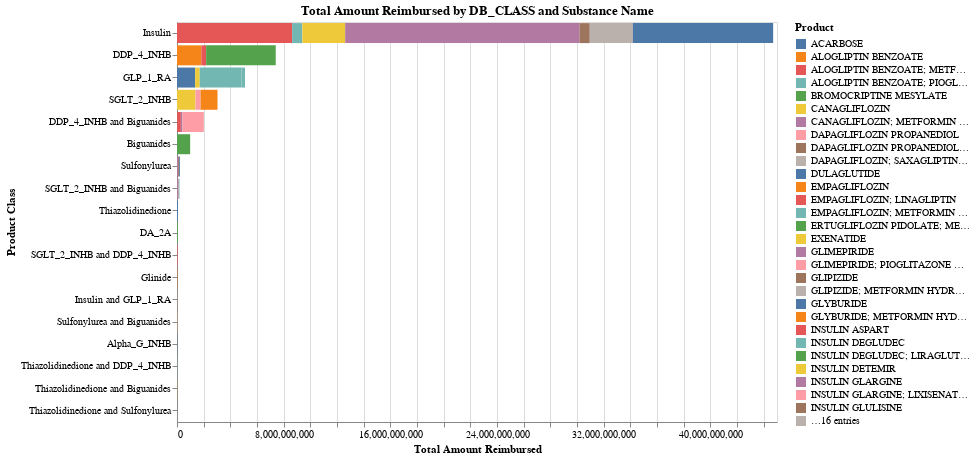

Source (notebook cell):
### Code cell
stackbar_chart = alt.Chart(df_agg_reim ).mark_bar().encode(
    x=alt.X('sum(total_amount_reimbursed):Q', title='Total Amount Reimbursed'),
    y=alt.Y('DB_CLASS', title='Product Class',sort='-x'),
    color=alt.Color('SUBSTANCENAME:N', title='Product'),
).properties(
    width=600,  # Adjust the width of the chart as needed
    height=400,  # Adjust the height of the chart as needed
    title='Total Amount Reimbursed by DB_CLASS and Substance Name'
)

stackbar_chart

### Figure 1 — Vega-Lite specification as saved in the notebook (floating-point values rounded to 4 significant figures)
{"config": {"view": {"continuousWidth": 300, "continuousHeight": 300}}, "data": {"name": "data-d10e1009ce47b855ba4bdbdae149a11e"}, "mark": {"type": "bar"}, "encoding": {"color": {"field": "SUBSTANCENAME", "title": "Product", "type": "nominal"}, "x": {"aggregate": "sum", "field": "total_amount_reimbursed", "title": "Total Amount Reimbursed", "type": "quantitative"}, "y": {"field": "DB_CLASS", "sort": "-x", "title": "Product Class", "type": "nominal"}}, "height": 400, "title": "Total Amount Reimbursed by DB_CLASS and Substance Name", "width": 600, "$schema": "https://vega.github.io/schema/vega-lite/v5.14.1.json", "datasets": {"data-d10e1009ce47b855ba4bdbdae149a11e": [{"SUBSTANCENAME": "ACARBOSE", "DB_CLASS": "Alpha_G_INHB", "total_amount_reimbursed": 16960000.0}, {"SUBSTANCENAME": "ALOGLIPTIN BENZOATE", "DB_CLASS": "DDP_4_INHB", "total_amount_reimbursed": 299200000.0}, {"SUBSTANCENAME": "ALOGLIPTIN BENZOATE; METFORMIN HYDROCHLORIDE", "DB_CLASS": "DDP_4_INHB and Biguanides", "total_amount_reimbursed": 59790000.0}, {"SUBSTANCENAME": "ALOGLIPTIN BENZOATE; PIOGLITAZONE HYDROCHLORIDE", "DB_CLASS": "Thiazolidinedione and DDP_4_INHB", "total_amount_reimbursed": 16680000.0}, {"SUBSTANCENAME": "BROMOCRIPTINE MESYLATE", "DB_CLASS": "DA_2A", "total_amount_reimbursed": 56020000.0}, {"SUBSTANCENAME": "CANAGLIFLOZIN", "DB_CLASS": "SGLT_2_INHB", "total_amount_reimbursed": 1386000000.0}, {"SUBSTANCENAME": "CANAGLIFLOZIN; METFORMIN HYDROCHLORIDE", "DB_CLASS": "SGLT_2_INHB and Biguanides", "total_amount_reimbursed": 105800000.0}, {"SUBSTANCENAME": "DAPAGLIFLOZIN PROPANEDIOL", "DB_CLASS": "SGLT_2_INHB", "total_amount_reimbursed": 382700000.0}, {"SUBSTANCENAME": "DAPAGLIFLOZIN PROPANEDIOL; METFORMIN HYDROCHLORIDE", "DB_CLASS": "SGLT_2_INHB and Biguanides", "total_amount_reimbursed": 25800000.0}, {"SUBSTANCENAME": "DAPAGLIFLOZIN; SAXAGLIPTIN HYDROCHLORIDE", "DB_CLASS": "SGLT_2_INHB and DDP_4_INHB", "total_amount_reimbursed": 190600.0}, {"SUBSTANCENAME": "DULAGLUTIDE", "DB_CLASS": "GLP_1_RA", "total_amount_reimbursed": 1360000000.0}, {"SUBSTANCENAME": "EMPAGLIFLOZIN", "DB_CLASS": "SGLT_2_INHB", "total_amount_reimbursed": 1270000000.0}, {"SUBSTANCENAME": "EMPAGLIFLOZIN; LINAGLIPTIN", "DB_CLASS": "SGLT_2_INHB and DDP_4_INHB", "total_amount_reimbursed": 42390000.0}, {"SUBSTANCENAME": "EMPAGLIFLOZIN; METFORMIN HYDROCHLORIDE", "DB_CLASS": "SGLT_2_INHB and Biguanides", "total_amount_reimbursed": 52710000.0}, {"SUBSTANCENAME": "ERTUGLIFLOZIN PIDOLATE; METFORMIN HYDROCHLORIDE", "DB_CLASS": "Biguanides", "total_amount_reimbursed": 7351000.0}, {"SUBSTANCENAME": "EXENATIDE", "DB_CLASS": "GLP_1_RA", "total_amount_reimbursed": 344200000.0}, {"SUBSTANCENAME": "GLIMEPIRIDE", "DB_CLASS": "Sulfonylurea", "total_amount_reimbursed": 82390000.0}, {"SUBSTANCENAME": "GLIMEPIRIDE; PIOGLITAZONE HYDROCHLORIDE", "DB_CLASS": "Thiazolidinedione and Sulfonylurea", "total_amount_reimbursed": 4196000.0}, {"SUBSTANCENAME": "GLIPIZIDE", "DB_CLASS": "Sulfonylurea", "total_amount_reimbursed": 76730000.0}, {"SUBSTANCENAME": "GLIPIZIDE; METFORMIN HYDROCHLORIDE", "DB_CLASS": "Sulfonylurea and Biguanides", "total_amount_reimbursed": 27820000.0}, {"SUBSTANCENAME": "GLYBURIDE", "DB_CLASS": "Sulfonylurea", "total_amount_reimbursed": 64360000.0}, {"SUBSTANCENAME": "GLYBURIDE; METFORMIN HYDROCHLORIDE", "DB_CLASS": "Sulfonylurea and Biguanides", "total_amount_reimbursed": 10430000.0}, {"SUBSTANCENAME": "INSULIN ASPART", "DB_CLASS": "Insulin", "total_amount_reimbursed": 8635000000.0}, {"SUBSTANCENAME": "INSULIN DEGLUDEC", "DB_CLASS": "Insulin", "total_amount_reimbursed": 762600000.0}, {"SUBSTANCENAME": "INSULIN DEGLUDEC; LIRAGLUTIDE", "DB_CLASS": "Insulin and GLP_1_RA", "total_amount_reimbursed": 19440000.0}, {"SUBSTANCENAME": "INSULIN DETEMIR", "DB_CLASS": "Insulin", "total_amount_reimbursed": 3214000000.0}, {"SUBSTANCENAME": "INSULIN GLARGINE", "DB_CLASS": "Insulin", "total_amount_reimbursed": 17590000000.0}, {"SUBSTANCENAME": "INSULIN GLARGINE; LIXISENATIDE", "DB_CLASS": "Insulin and GLP_1_RA", "total_amount_reimbursed": 19230000.0}, {"SUBSTANCENAME": "INSULIN GLULISINE", "DB_CLASS": "Insulin", "total_amount_reimbursed": 761300000.0}, {"SUBSTANCENAME": "INSULIN HUMAN", "DB_CLASS": "Insulin", "total_amount_reimbursed": 3231000000.0}, {"SUBSTANCENAME": "INSULIN LISPRO", "DB_CLASS": "Insulin", "total_amount_reimbursed": 10520000000.0}, {"SUBSTANCENAME": "LINAGLIPTIN", "DB_CLASS": "DDP_4_INHB", "total_amount_reimbursed": 1527000000.0}, {"SUBSTANCENAME": "LINAGLIPTIN; METFORMIN HYDROCHLORIDE", "DB_CLASS": "DDP_4_INHB and Biguanides", "total_amount_reimbursed": 230500000.0}, {"SUBSTANCENAME": "LIRAGLUTIDE", "DB_CLASS": "GLP_1_RA", "total_amount_reimbursed": 3121000000.0}, {"SUBSTANCENAME": "METFORMIN HYDROCHLORIDE", "DB_CLASS": "Biguanides", "total_amount_reimbursed": 979800000.0}, {"SUBSTANCENAME": "METFORMIN HYDROCHLORIDE; PIOGLITAZONE HYDROCHLORIDE", "DB_CLASS": "Thiazolidinedione and Biguanides", "total_amount_reimbursed": 13120000.0}, {"SUBSTANCENAME": "METFORMIN HYDROCHLORIDE; SAXAGLIPTIN HYDROCHLORIDE", "DB_CLASS": "DDP_4_INHB and Biguanides", "total_amount_reimbursed": 110900000.0}, {"SUBSTANCENAME": "METFORMIN HYDROCHLORIDE; SITAGLIPTIN PHOSPHATE", "DB_CLASS": "DDP_4_INHB and Biguanides", "total_amount_reimbursed": 1609000000.0}, {"SUBSTANCENAME": "NATEGLINIDE", "DB_CLASS": "Glinide", "total_amount_reimbursed": 22620000.0}, {"SUBSTANCENAME": "PIOGLITAZONE", "DB_CLASS": "Thiazolidinedione", "total_amount_reimbursed": 65390.0}, {"SUBSTANCENAME": "PIOGLITAZONE HYDROCHLORIDE", "DB_CLASS": "Thiazolidinedione", "total_amount_reimbursed": 74810000.0}, {"SUBSTANCENAME": "REPAGLINIDE", "DB_CLASS": "Glinide", "total_amount_reimbursed": 17780000.0}, {"SUBSTANCENAME": "SAXAGLIPTIN HYDROCHLORIDE", "DB_CLASS": "DDP_4_INHB", "total_amount_reimbursed": 357800000.0}, {"SUBSTANCENAME": "SEMAGLUTIDE", "DB_CLASS": "GLP_1_RA", "total_amount_reimbursed": 276100000.0}, {"SUBSTANCENAME": "SITAGLIPTIN PHOSPHATE", "DB_CLASS": "DDP_4_INHB", "total_amount_reimbursed": 5221000000.0}]}}
